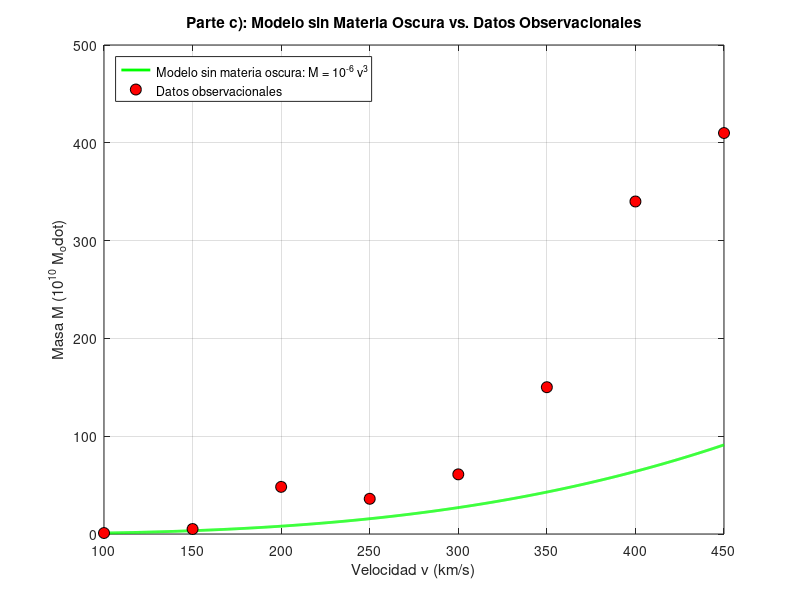

Write the MATLAB code that produced this figure.
function partec()
  % 1. Datos observacionales completos
  v_obs = [100, 150, 200, 250, 300, 350, 400, 450];
  M_obs = [1.0, 5.1, 48.2, 36.0, 61.0, 150.1, 340.0, 410.0];

  % 2. Modelo teorico sin materia oscura
  f_teorica = @(v) 1e-6 * (v.^3);

  % Malla para graficar la curva
  v_grid = linspace(100, 450, 1000);
  M_grid_teorica = f_teorica(v_grid);

  % 3. Grafico
  figure;
  plot(v_grid, M_grid_teorica, 'g-', 'LineWidth', 2, 'DisplayName', 'Modelo sin materia oscura: M = 10^{-6} v^3');
  hold on;
  plot(v_obs, M_obs, 'ko', 'MarkerSize', 8, 'MarkerFaceColor', 'r', 'DisplayName', 'Datos observacionales');

  xlabel('Velocidad v (km/s)');
  ylabel('Masa M (10^{10} M_\odot)');
  title('Parte c): Modelo sin Materia Oscura vs. Datos Observacionales');
  legend('location', 'northwest');
  grid on;
end
